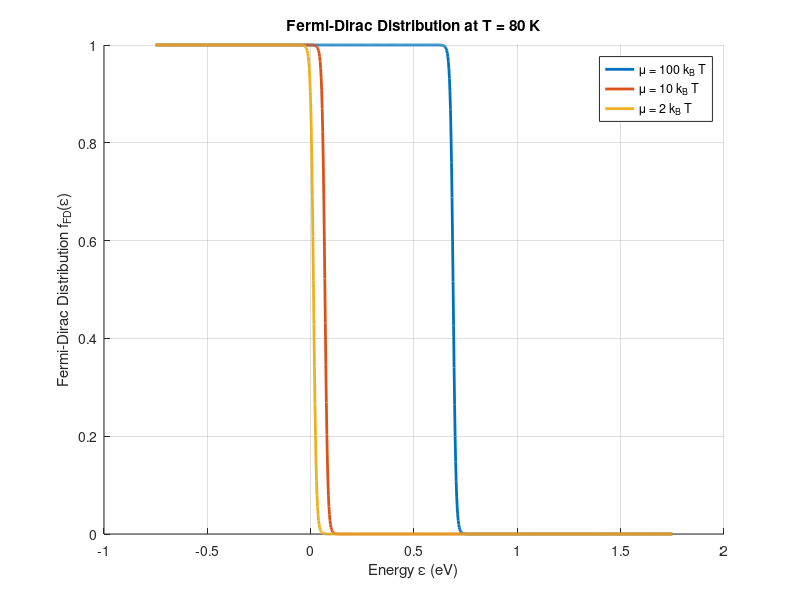
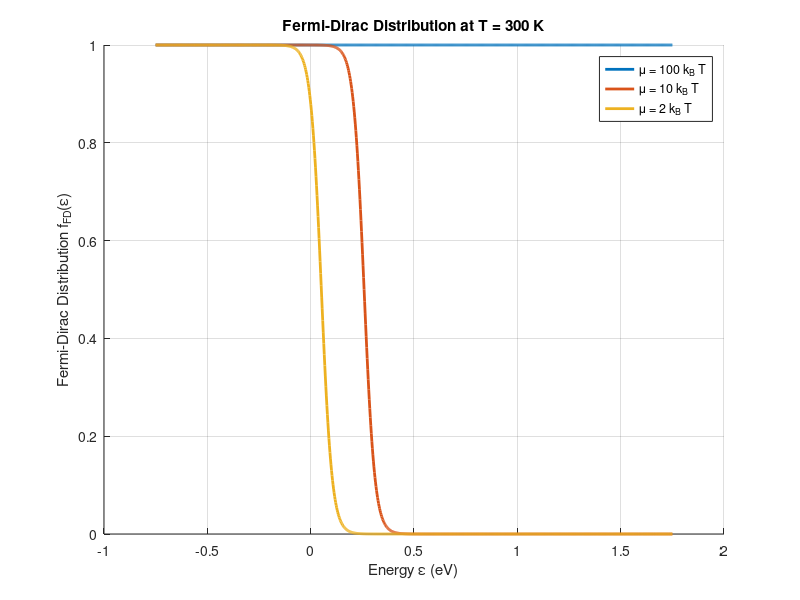
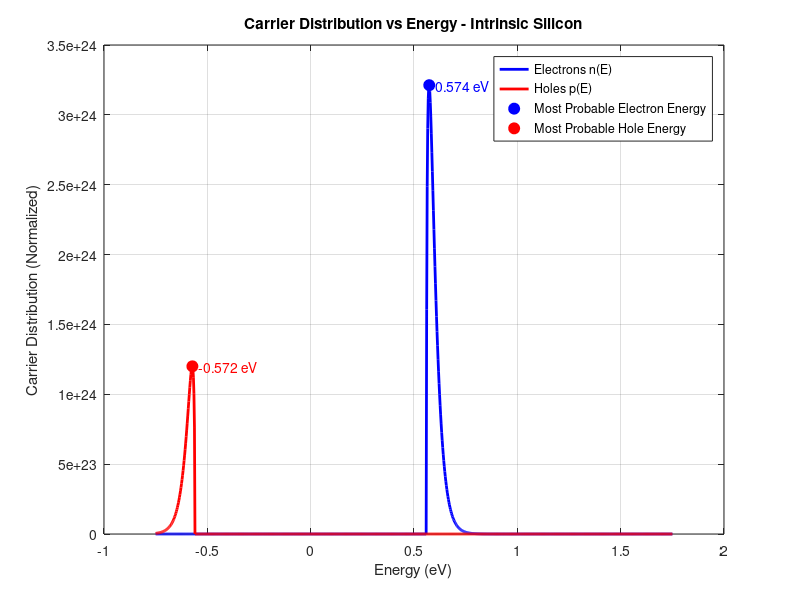
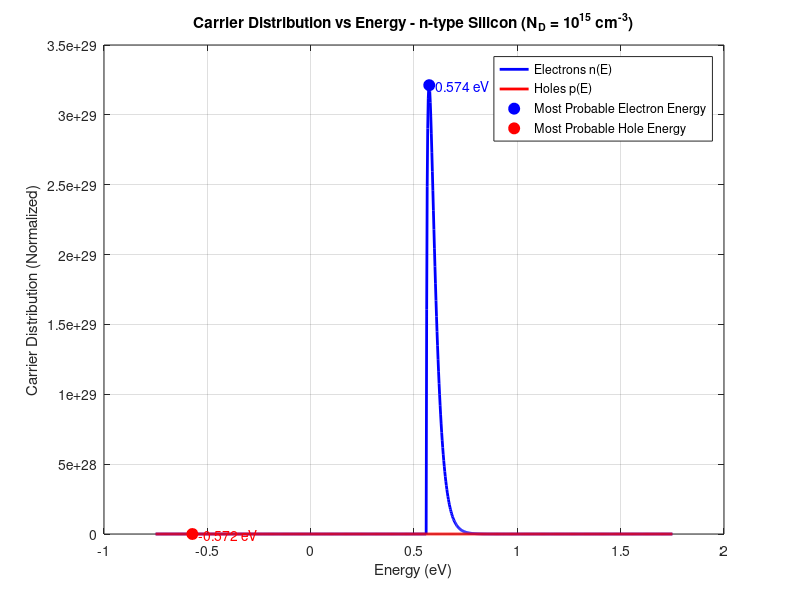

Write the MATLAB code that produced these figures, in order.
clc;
clear;
close all;

%% Constants
kB_eV = 8.617333262e-5;      % Boltzmann constant (eV/K)
h = 6.626e-34;               % Planck constant (J.s)
m0 = 9.109e-31;              % Electron mass (kg)

%% Silicon Properties
Eg = 1.12;                   % Band gap (eV)
ni = 1e10;                   % Intrinsic concentration (cm^-3)

mn_star = 1.08 * m0;         % Effective electron mass
mp_star = 0.56 * m0;         % Effective hole mass

%% Energy Range
E = linspace(-0.75, 1.75, 1000);

%% Band Edges
Ec = Eg/2;
Ev = -Eg/2;

%%%%%%%%%%%%%%%%%%%%%%%%%%%%%%%%%%%%%%%%%%%%%%%%%%%%%%%%%%%%%%%%%%%%%%%%%%%
%% PART A : Fermi-Dirac Distribution
%%%%%%%%%%%%%%%%%%%%%%%%%%%%%%%%%%%%%%%%%%%%%%%%%%%%%%%%%%%%%%%%%%%%%%%%%%%

T_values = [80, 300];
mu_factors = [100, 10, 2];

for idxT = 1:length(T_values)

    T = T_values(idxT);

    figure('Color','w');
    hold on;

    for mu_fac = mu_factors

        mu = mu_fac * kB_eV * T;

        % Fermi-Dirac Distribution
        fFD = 1 ./ (1 + exp((E - mu)/(kB_eV * T)));

        plot(E, fFD, 'LineWidth', 2, ...
            'DisplayName', sprintf('\\mu = %d k_B T', mu_fac));

    end

    xlabel('Energy \epsilon (eV)');
    ylabel('Fermi-Dirac Distribution f_{FD}(\epsilon)');

    title(sprintf('Fermi-Dirac Distribution at T = %d K', T));

    legend('Location','best');

    grid on;
    hold off;

end

%%%%%%%%%%%%%%%%%%%%%%%%%%%%%%%%%%%%%%%%%%%%%%%%%%%%%%%%%%%%%%%%%%%%%%%%%%%
%% PART B : Carrier Distribution in Silicon
%%%%%%%%%%%%%%%%%%%%%%%%%%%%%%%%%%%%%%%%%%%%%%%%%%%%%%%%%%%%%%%%%%%%%%%%%%%

% Density of States Functions
% Scaling factors are used for visualization purposes only

Ns_c = @(E) 4*pi*((2*mn_star)/(h^2)).^(3/2) ...
            .* sqrt(max(0, E - Ec));

Ns_v = @(E) 4*pi*((2*mp_star)/(h^2)).^(3/2) ...
            .* sqrt(max(0, Ev - E));

%% Fermi Levels

EF_intrinsic = 0;

ND = 1e15;
NA = 1e16;

% Corrected Fermi level expressions
EF_n = kB_eV * 300 * log(ND / ni);

EF_p = -kB_eV * 300 * log(NA / ni);

Fermi_levels = [EF_intrinsic, EF_n, EF_p];

cases = { ...
    'Intrinsic Silicon', ...
    'n-type Silicon (N_D = 10^{15} cm^{-3})', ...
    'p-type Silicon (N_A = 10^{16} cm^{-3})'};

%%%%%%%%%%%%%%%%%%%%%%%%%%%%%%%%%%%%%%%%%%%%%%%%%%%%%%%%%%%%%%%%%%%%%%%%%%%

for i = 1:3

    EF = Fermi_levels(i);

    %% Fermi Functions

    f_e = 1 ./ (1 + exp((E - EF)/(kB_eV * 300)));

    f_h = 1 - f_e;

    %% Carrier Distributions

    n_E = (1e-21) * Ns_c(E) .* f_e;

    p_E = (1e-21) * Ns_v(E) .* f_h;

    %% Most Probable Energies

    [~, idx_n] = max(n_E);

    [~, idx_p] = max(p_E);

    E_mp_n = E(idx_n);

    E_mp_p = E(idx_p);

    %% Display Results

    fprintf('\n============================================\n');
    fprintf('%s\n', cases{i});
    fprintf('============================================\n');

    fprintf('Most Probable Electron Energy = %.4f eV\n', E_mp_n);

    fprintf('Most Probable Hole Energy     = %.4f eV\n', E_mp_p);

    %% Plotting

    figure('Color','w');

    plot(E, n_E, 'b-', 'LineWidth', 2);
    hold on;

    plot(E, p_E, 'r-', 'LineWidth', 2);

    % Most Probable Points
    plot(E_mp_n, n_E(idx_n), 'bo', ...
        'MarkerSize', 8, 'MarkerFaceColor', 'b');

    plot(E_mp_p, p_E(idx_p), 'ro', ...
        'MarkerSize', 8, 'MarkerFaceColor', 'r');

    % Labels
    text(E_mp_n, n_E(idx_n), ...
        sprintf('  %.3f eV', E_mp_n), ...
        'Color', 'b', 'FontSize', 10);

    text(E_mp_p, p_E(idx_p), ...
        sprintf('  %.3f eV', E_mp_p), ...
        'Color', 'r', 'FontSize', 10);

    %% Figure Settings

    xlabel('Energy (eV)');

    ylabel('Carrier Distribution (Normalized)');

    title(['Carrier Distribution vs Energy - ', cases{i}]);

    legend( ...
        'Electrons n(E)', ...
        'Holes p(E)', ...
        'Most Probable Electron Energy', ...
        'Most Probable Hole Energy', ...
        'Location', 'NorthEast');

    grid on;
    hold off;

end
